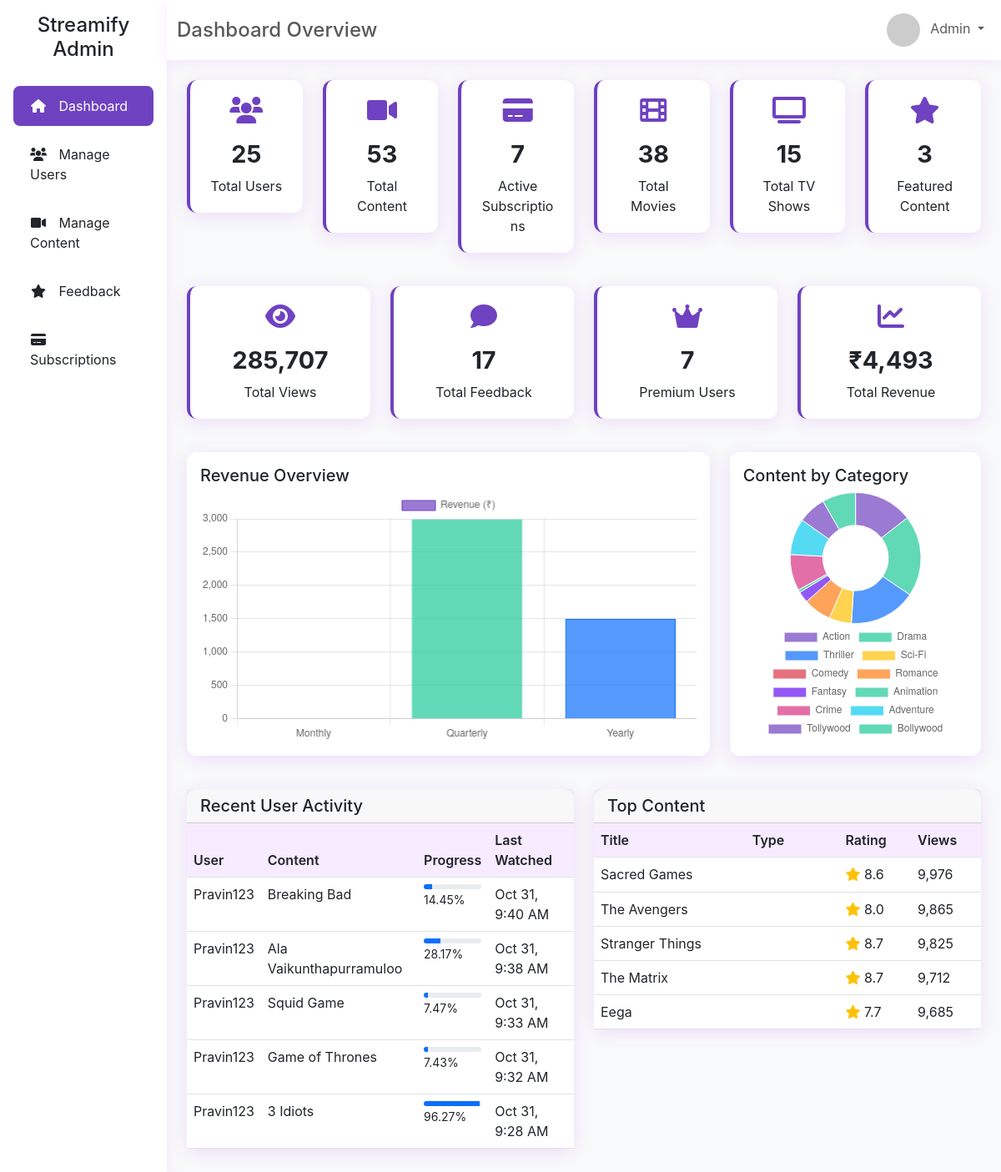
The app's page /Admin/index.php, older data.
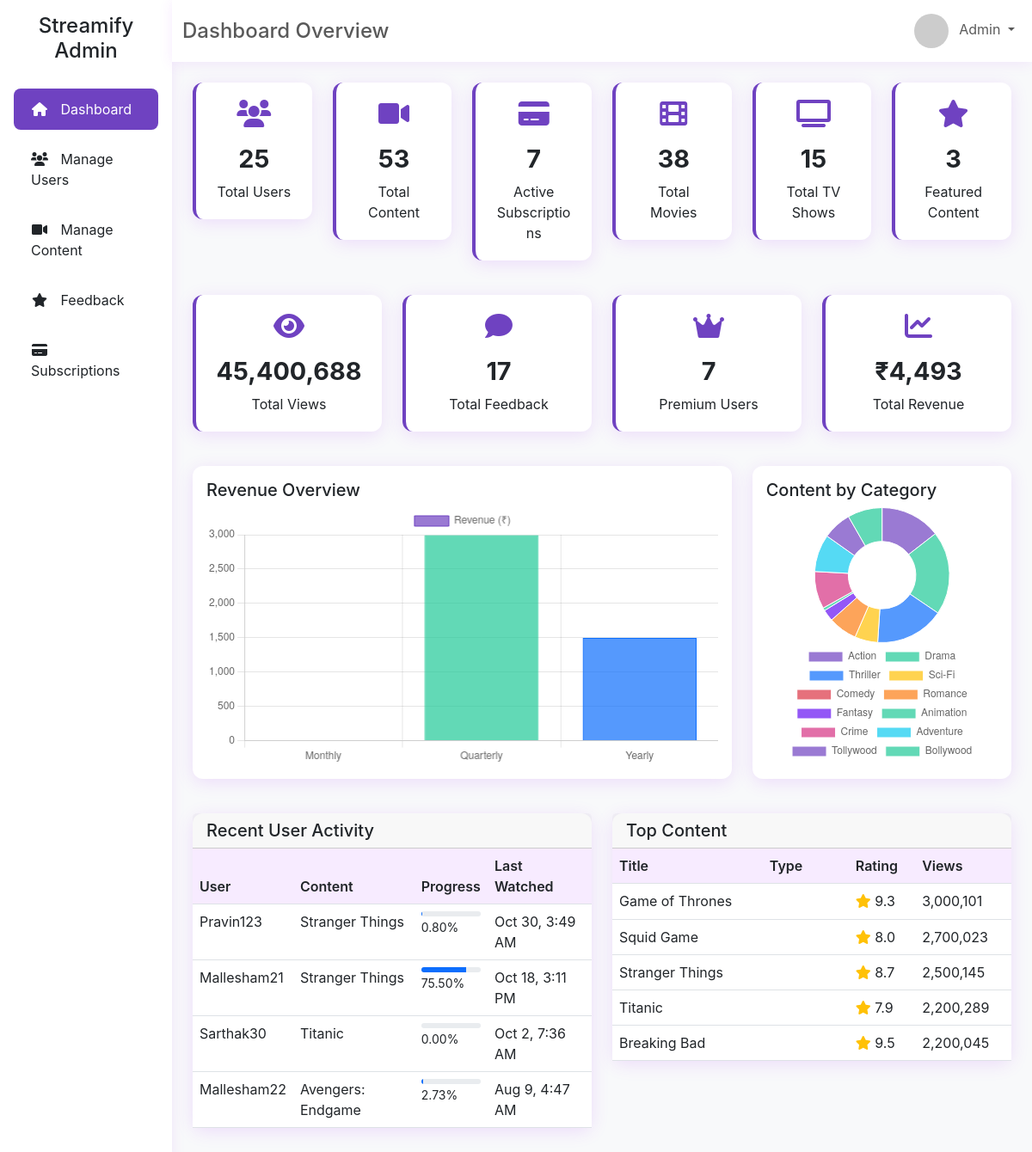
The same page, newer data.
### tables this page shows
CREATE TABLE IF NOT EXISTS `watch_history` (
  `history_id` int(11) NOT NULL AUTO_INCREMENT,
  `user_id` int(11) DEFAULT NULL,
  `content_id` int(11) DEFAULT NULL,
  `progress_percent` decimal(5,2) DEFAULT 0.00,
  `last_watched` timestamp NOT NULL DEFAULT current_timestamp() ON UPDATE current_timestamp(),
  `rating` int(11) DEFAULT NULL,
  PRIMARY KEY (`history_id`),
  KEY `user_id` (`user_id`),
  KEY `content_id` (`content_id`)
);

CREATE TABLE IF NOT EXISTS `users` (
  `user_id` int(11) NOT NULL AUTO_INCREMENT,
  `username` varchar(50) NOT NULL,
  `email` varchar(100) NOT NULL,
  `mobile_no` varchar(15) DEFAULT NULL,
  `password_hash` varchar(255) NOT NULL,
  `profile_pic` varchar(255) DEFAULT NULL,
  `role` enum('user','admin') DEFAULT 'user',
  `subscription_type` enum('free','premium') DEFAULT 'free',
  `is_premium` tinyint(1) DEFAULT 0,
  `created_at` timestamp NOT NULL DEFAULT current_timestamp(),
  `last_login` timestamp NULL DEFAULT NULL,
  PRIMARY KEY (`user_id`),
  UNIQUE KEY `username` (`username`),
  UNIQUE KEY `email` (`email`)
);

CREATE TABLE IF NOT EXISTS `content` (
  `content_id` int(11) NOT NULL AUTO_INCREMENT,
  `title` varchar(100) NOT NULL,
  `description` text DEFAULT NULL,
  `content_type` enum('movie','tv_show') NOT NULL,
  `release_year` int(11) NOT NULL,
  `thumbnail_url` varchar(255) DEFAULT NULL,
  `banner_url` varchar(255) DEFAULT NULL,
  `rating` decimal(3,1) DEFAULT NULL,
  `created_at` timestamp NOT NULL DEFAULT current_timestamp(),
  `video_path` varchar(255) DEFAULT NULL,
  `featured` tinyint(1) DEFAULT 0,
  `is_premium` tinyint(1) DEFAULT 0,
  `views` int(10) UNSIGNED NOT NULL DEFAULT 0,
  `duration` int(11) DEFAULT NULL,
  `schedule_date` datetime DEFAULT NULL,
  `is_scheduled` tinyint(1) DEFAULT 0,
  PRIMARY KEY (`content_id`),
  KEY `idx_scheduled_release` (`is_scheduled`,`schedule_date`)
);

### Admin/index.php (the view, shortened to what the rows shown need)
<!DOCTYPE html>
<html lang="en">
<head>
    <link href="https://cdn.jsdelivr.net/npm/bootstrap@5.3.0-alpha1/dist/css/bootstrap.min.css" rel="stylesheet">
    <link rel="stylesheet" href="https://cdnjs.cloudflare.com/ajax/libs/font-awesome/6.0.0/css/all.min.css">
</head>
<body>
    <?php
    $conn = new mysqli('localhost', 'root', '', 'Streamify');
    $activity_query = "SELECT u.username, c.title, wh.progress_percent, wh.last_watched
                      FROM watch_history wh
                      JOIN users u ON wh.user_id = u.user_id
                      JOIN content c ON wh.content_id = c.content_id
                      ORDER BY wh.last_watched DESC LIMIT 5";
    $activity_result = $conn->query($activity_query);
    ?>
    <div class="container-fluid">
        <div class="row">
            <div class="col-md-9 col-lg-10 ml-auto p-0">
                <div class="p-4">
                    <div class="row">
                        <div class="col-md-6 mb-3">
                            <div class="card">
                                <div class="card-body p-0">
                                    <div class="table-responsive">
                                        <table class="table table-hover mb-0">
                                            <thead>
                                                <tr>
                                                    <th>User</th>
                                                    <th>Content</th>
                                                    <th>Progress</th>
                                                    <th>Last Watched</th>
                                                </tr>
                                            </thead>
                                            <tbody>
                                                <?php while($activity = $activity_result->fetch_assoc()): ?>
                                                <tr>
                                                    <td><?php echo $activity['username']; ?></td>
                                                    <td><?php echo $activity['title']; ?></td>
                                                    <td>
                                                        <div class="progress">
                                                            <div class="progress-bar" role="progressbar" style="width: <?php echo $activity['progress_percent']; ?>%;"></div>
                                                        </div>
                                                        <small><?php echo $activity['progress_percent']; ?>%</small>
                                                    </td>
                                                    <td><?php echo date('M j, g:i A', strtotime($activity['last_watched'])); ?></td>
                                                </tr>
                                                <?php endwhile; ?>
                                            </tbody>
                                        </table>
                                    </div>
                                </div>
                            </div>
                        </div>
                        <div class="col-md-6 mb-3">
                            <div class="card">
                                <div class="card-body p-0">
                                    <div class="table-responsive">
                                        <table class="table table-hover mb-0">
                                            <thead>
                                                <tr>
                                                    <th>Title</th>
                                                    <th>Type</th>
                                                    <th>Rating</th>
                                                    <th>Views</th>
                                                </tr>
                                            </thead>
                                            <tbody>
                                                <?php
                                                $top_content_query = "SELECT title, content_type, rating, views FROM content ORDER BY views DESC LIMIT 5";
                                                $top_content_result = $conn->query($top_content_query);
                                                while($content = $top_content_result->fetch_assoc()):
                                                ?>
                                                <tr>
                                                    <td><?php echo $content['title']; ?></td>
                                                    <td>
                                                        <span class="badge <?php echo $content['content_type'] == 'movie' ? 'badge-movie' : 'badge-tv-show'; ?>">
                                                        </span>
                                                    </td>
                                                    <td>
                                                        <i class="fas fa-star text-warning"></i> <?php echo $content['rating']; ?>
                                                    </td>
                                                    <td><?php echo number_format($content['views']); ?></td>
                                                </tr>
                                                <?php endwhile; ?>
                                            </tbody>
                                        </table>
                                    </div>
                                </div>
                            </div>
                        </div>
                    </div>
                </div>
            </div>
        </div>
    </div>
</body>
</html>

Row changes from the older to the newer data that the page shows:
removed watch_history: user.username "Pravin123", content.title "Breaking Bad", progress_percent "14.45", last_watched "Oct 31, 9:40 AM"
removed watch_history: user.username "Pravin123", content.title "Ala Vaikunthapurramuloo", progress_percent "28.17", last_watched "Oct 31, 9:38 AM"
removed watch_history: user.username "Pravin123", content.title "Squid Game", progress_percent "7.47", last_watched "Oct 31, 9:33 AM"
removed watch_history: user.username "Pravin123", content.title "Game of Thrones", progress_percent "7.43", last_watched "Oct 31, 9:32 AM"
removed watch_history: user.username "Pravin123", content.title "3 Idiots", progress_percent "96.27", last_watched "Oct 31, 9:28 AM"
no longer on this page (row edited): content: title "Sacred Games", rating "8.6", views "9,976"
no longer on this page (row edited): content: title "The Avengers", rating "8.0", views "9,865"
no longer on this page (row edited): content: title "The Matrix", rating "8.7", views "9,712"
no longer on this page (row edited): content: title "Eega", rating "7.7", views "9,685"
now on this page (row unchanged): watch_history: user.username "Pravin123", content.title "Stranger Things", progress_percent "0.80", last_watched "Oct 30, 3:49 AM"
now on this page (row unchanged): watch_history: user.username "Mallesham21", content.title "Stranger Things", progress_percent "75.50", last_watched "Oct 18, 3:11 PM"
now on this page (row unchanged): watch_history: user.username "Sarthak30", content.title "Titanic", progress_percent "0.00", last_watched "Oct 2, 7:36 AM"
now on this page (row unchanged): watch_history: user.username "Mallesham22", content.title "Avengers: Endgame", progress_percent "2.73", last_watched "Aug 9, 4:47 AM"
now on this page (row edited): content: title "Game of Thrones", rating "9.3", views "3,000,101"
now on this page (row edited): content: title "Squid Game", rating "8.0", views "2,700,023"
changed content "Stranger Things": views "9,825" → "2,500,145"
now on this page (row edited): content: title "Titanic", rating "7.9", views "2,200,289"
now on this page (row edited): content: title "Breaking Bad", rating "9.5", views "2,200,045"
Text that changed along with them:
$total_views: "285,707" → "45,400,688"
